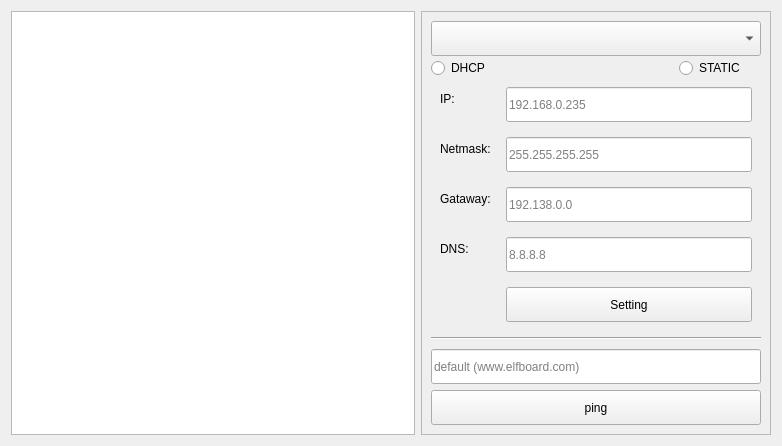
<?xml version="1.0" encoding="UTF-8"?>
<ui version="4.0">
 <class>NetworkWidget</class>
 <widget class="QWidget" name="NetworkWidget">
  <property name="geometry">
   <rect>
    <x>0</x>
    <y>0</y>
    <width>782</width>
    <height>446</height>
   </rect>
  </property>
  <property name="windowTitle">
   <string>Form</string>
  </property>
  <layout class="QGridLayout" name="gridLayout_2">
   <item row="0" column="2">
    <widget class="QFrame" name="frame">
     <property name="minimumSize">
      <size>
       <width>350</width>
       <height>0</height>
      </size>
     </property>
     <property name="maximumSize">
      <size>
       <width>350</width>
       <height>16777215</height>
      </size>
     </property>
     <property name="frameShape">
      <enum>QFrame::StyledPanel</enum>
     </property>
     <property name="frameShadow">
      <enum>QFrame::Raised</enum>
     </property>
     <layout class="QGridLayout" name="gridLayout_3">
      <item row="0" column="0">
       <widget class="QWidget" name="widget" native="true">
        <layout class="QGridLayout" name="gridLayout">
         <property name="leftMargin">
          <number>0</number>
         </property>
         <property name="topMargin">
          <number>0</number>
         </property>
         <property name="rightMargin">
          <number>0</number>
         </property>
         <property name="bottomMargin">
          <number>0</number>
         </property>
         <property name="spacing">
          <number>0</number>
         </property>
         <item row="3" column="0" colspan="2">
          <widget class="QRadioButton" name="dhcpRadioBtn">
           <property name="styleSheet">
            <string notr="true"/>
           </property>
           <property name="text">
            <string>DHCP</string>
           </property>
          </widget>
         </item>
         <item row="1" column="1">
          <spacer name="verticalSpacer">
           <property name="orientation">
            <enum>Qt::Vertical</enum>
           </property>
           <property name="sizeType">
            <enum>QSizePolicy::Preferred</enum>
           </property>
           <property name="sizeHint" stdset="0">
            <size>
             <width>20</width>
             <height>40</height>
            </size>
           </property>
          </spacer>
         </item>
         <item row="0" column="0" colspan="4">
          <widget class="QComboBox" name="cardCombo">
           <property name="minimumSize">
            <size>
             <width>0</width>
             <height>35</height>
            </size>
           </property>
          </widget>
         </item>
         <item row="3" column="3">
          <widget class="QRadioButton" name="staticRadioBtn">
           <property name="text">
            <string>STATIC</string>
           </property>
          </widget>
         </item>
         <item row="4" column="0" colspan="4">
          <layout class="QFormLayout" name="formLayout">
           <property name="horizontalSpacing">
            <number>15</number>
           </property>
           <property name="verticalSpacing">
            <number>15</number>
           </property>
           <property name="leftMargin">
            <number>9</number>
           </property>
           <property name="topMargin">
            <number>9</number>
           </property>
           <property name="rightMargin">
            <number>9</number>
           </property>
           <property name="bottomMargin">
            <number>9</number>
           </property>
           <item row="0" column="0">
            <widget class="QLabel" name="label_IP">
             <property name="text">
              <string>IP:</string>
             </property>
            </widget>
           </item>
           <item row="0" column="1">
            <widget class="QLineEdit" name="IPEdt">
             <property name="minimumSize">
              <size>
               <width>0</width>
               <height>35</height>
              </size>
             </property>
             <property name="maximumSize">
              <size>
               <width>16777215</width>
               <height>16777215</height>
              </size>
             </property>
             <property name="placeholderText">
              <string>192.168.0.235</string>
             </property>
            </widget>
           </item>
           <item row="1" column="0">
            <widget class="QLabel" name="label_masek">
             <property name="text">
              <string>Netmask:</string>
             </property>
            </widget>
           </item>
           <item row="1" column="1">
            <widget class="QLineEdit" name="maskEdt">
             <property name="minimumSize">
              <size>
               <width>0</width>
               <height>35</height>
              </size>
             </property>
             <property name="maximumSize">
              <size>
               <width>16777215</width>
               <height>16777215</height>
              </size>
             </property>
             <property name="placeholderText">
              <string>255.255.255.255</string>
             </property>
            </widget>
           </item>
           <item row="2" column="0">
            <widget class="QLabel" name="label_gateway">
             <property name="text">
              <string>Gataway:</string>
             </property>
            </widget>
           </item>
           <item row="2" column="1">
            <widget class="QLineEdit" name="gatawayEdt">
             <property name="minimumSize">
              <size>
               <width>0</width>
               <height>35</height>
              </size>
             </property>
             <property name="maximumSize">
              <size>
               <width>16777215</width>
               <height>16777215</height>
              </size>
             </property>
             <property name="placeholderText">
              <string>192.138.0.0</string>
             </property>
            </widget>
           </item>
           <item row="3" column="0">
            <widget class="QLabel" name="label_dns">
             <property name="text">
              <string>DNS:</string>
             </property>
            </widget>
           </item>
           <item row="3" column="1">
            <widget class="QLineEdit" name="dnsEdt">
             <property name="minimumSize">
              <size>
               <width>0</width>
               <height>35</height>
              </size>
             </property>
             <property name="maximumSize">
              <size>
               <width>16777215</width>
               <height>16777215</height>
              </size>
             </property>
             <property name="placeholderText">
              <string>8.8.8.8</string>
             </property>
            </widget>
           </item>
           <item row="4" column="1">
            <widget class="QPushButton" name="setBtn">
             <property name="minimumSize">
              <size>
               <width>0</width>
               <height>35</height>
              </size>
             </property>
             <property name="text">
              <string>Setting</string>
             </property>
            </widget>
           </item>
          </layout>
         </item>
        </layout>
       </widget>
      </item>
      <item row="1" column="0">
       <widget class="Line" name="line">
        <property name="orientation">
         <enum>Qt::Horizontal</enum>
        </property>
       </widget>
      </item>
      <item row="2" column="0">
       <spacer name="verticalSpacer_2">
        <property name="orientation">
         <enum>Qt::Vertical</enum>
        </property>
        <property name="sizeHint" stdset="0">
         <size>
          <width>20</width>
          <height>40</height>
         </size>
        </property>
       </spacer>
      </item>
      <item row="3" column="0">
       <widget class="QLineEdit" name="pingEdt">
        <property name="sizePolicy">
         <sizepolicy hsizetype="Preferred" vsizetype="Fixed">
          <horstretch>0</horstretch>
          <verstretch>0</verstretch>
         </sizepolicy>
        </property>
        <property name="minimumSize">
         <size>
          <width>0</width>
          <height>35</height>
         </size>
        </property>
        <property name="placeholderText">
         <string>default (www.elfboard.com)</string>
        </property>
       </widget>
      </item>
      <item row="4" column="0">
       <widget class="QPushButton" name="pingBtn">
        <property name="minimumSize">
         <size>
          <width>0</width>
          <height>35</height>
         </size>
        </property>
        <property name="text">
         <string>ping</string>
        </property>
       </widget>
      </item>
     </layout>
    </widget>
   </item>
   <item row="0" column="0" colspan="2">
    <widget class="QTextBrowser" name="textBrowser"/>
   </item>
  </layout>
 </widget>
 <resources/>
 <connections/>
</ui>
